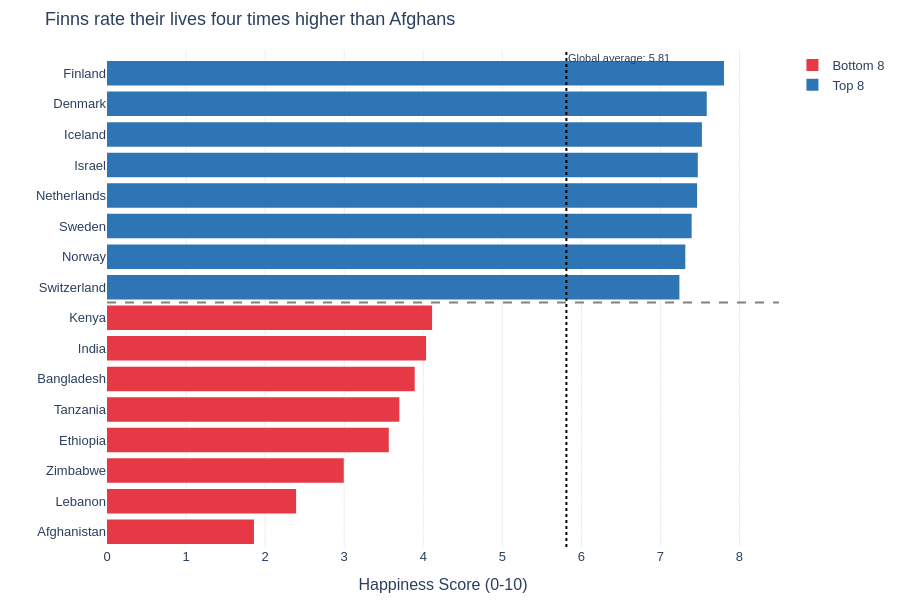

This figure's notebook cell:
### Markdown cell above
---
## Task 2 — Bottom vs. Top: A Contrast Story

**What to build:** A bar chart that highlights the **gap between the happiest and least happy countries**, focusing on a specific insight.

**Requirements:**
- Show the **top 8 AND bottom 8 countries** together (16 bars total)
- Use **colour** to distinguish the two groups (not Plotly's default rainbow)
- Add a **visual separator or annotation** that emphasises the gap
- Insight title that tells the story of the gap

**Hint:** Use `pd.concat([df.nlargest(8,'Happiness_Score'), df.nsmallest(8,'Happiness_Score')])` to get both groups.

**Stretch goal:** Add a vertical reference line showing the global average.

### Code cell
# Task 2: Top 8 vs. Bottom 8 contrast
# ------------------------------------

# Step 1: Get top and bottom countries
top8 = df.nlargest(8, 'Happiness_Score').copy()
top8['Group'] = 'Top 8'
bottom8 = df.nsmallest(8, 'Happiness_Score').copy()
bottom8['Group'] = 'Bottom 8'

combined = pd.concat([bottom8, top8]).sort_values('Happiness_Score')
global_avg = df['Happiness_Score'].mean()
print(f"Global average: {global_avg:.2f}")

# Step 2: Build your chart
# YOUR CODE HERE
fig = px.bar(
    combined,
    x='Happiness_Score', y='Country',
    orientation='h',
    color='Group',
    color_discrete_map={
        'Top 8':    '#2E75B6',  # blue
        'Bottom 8': '#E63946'   # red
    },
    title='Finns rate their lives four times higher than Afghans',
    labels={'Happiness_Score': 'Happiness Score (0-10)', 'Country': '', 'Group': ''},
    height=600
)

fig.update_traces(marker_line_width=0)

fig.update_layout(
    xaxis=dict(range=[0, 8.5], gridcolor='#EEEEEE'),
    yaxis=dict(gridcolor='white'),
    plot_bgcolor='white',
    paper_bgcolor='white',
    font=dict(family='Arial', size=13),
    margin=dict(l=10, r=30, t=50, b=40)
)

# Separator line between the two groups
fig.add_hline(y=7.5, line_dash='dash', line_color='grey')

# Global average line (stretch goal)
fig.add_vline(x=global_avg, line_dash='dot', line_color='black')

fig.add_annotation(
    x=global_avg, y=15.5,
    text=f'Global average: {global_avg:.2f}',
    showarrow=False, xanchor='left',
    font=dict(size=11)
)

fig.show()

### Figure 1 — Plotly figure (JSON) as saved in the notebook; plotly's stock layout.template omitted (floating-point values rounded to 4 significant figures)
{"data": [{"hovertemplate": "=%{y}<br>Happiness Score (0-10)=%{x}<extra></extra>", "legendgroup": "Bottom 8", "marker": {"color": "#E63946", "line": {"width": 0}, "pattern": {"shape": ""}}, "name": "Bottom 8", "orientation": "h", "showlegend": true, "textposition": "auto", "type": "bar", "x": [1.859, 2.392, 2.995, 3.564, 3.698, 3.892, 4.036, 4.112], "xaxis": "x", "y": ["Afghanistan", "Lebanon", "Zimbabwe", "Ethiopia", "Tanzania", "Bangladesh", "India", "Kenya"], "yaxis": "y"}, {"hovertemplate": "=%{y}<br>Happiness Score (0-10)=%{x}<extra></extra>", "legendgroup": "Top 8", "marker": {"color": "#2E75B6", "line": {"width": 0}, "pattern": {"shape": ""}}, "name": "Top 8", "orientation": "h", "showlegend": true, "textposition": "auto", "type": "bar", "x": [7.24, 7.315, 7.395, 7.464, 7.473, 7.525, 7.586, 7.804], "xaxis": "x", "y": ["Switzerland", "Norway", "Sweden", "Netherlands", "Israel", "Iceland", "Denmark", "Finland"], "yaxis": "y"}], "layout": {"annotations": [{"font": {"size": 11}, "showarrow": false, "text": "Global average: 5.81", "x": 5.811, "xanchor": "left", "y": 15.5}], "barmode": "relative", "font": {"family": "Arial", "size": 13}, "height": 600, "legend": {"title": {"text": ""}, "tracegroupgap": 0}, "margin": {"b": 40, "l": 10, "r": 30, "t": 50}, "paper_bgcolor": "white", "plot_bgcolor": "white", "shapes": [{"line": {"color": "grey", "dash": "dash"}, "type": "line", "x0": 0, "x1": 1, "xref": "x domain", "y0": 7.5, "y1": 7.5, "yref": "y"}, {"line": {"color": "black", "dash": "dot"}, "type": "line", "x0": 5.811, "x1": 5.811, "xref": "x", "y0": 0, "y1": 1, "yref": "y domain"}], "title": {"text": "Finns rate their lives four times higher than Afghans"}, "xaxis": {"anchor": "y", "domain": [0, 1], "gridcolor": "#EEEEEE", "range": [0, 8.5], "title": {"text": "Happiness Score (0-10)"}}, "yaxis": {"anchor": "x", "domain": [0, 1], "gridcolor": "white", "title": {"text": ""}}}}
